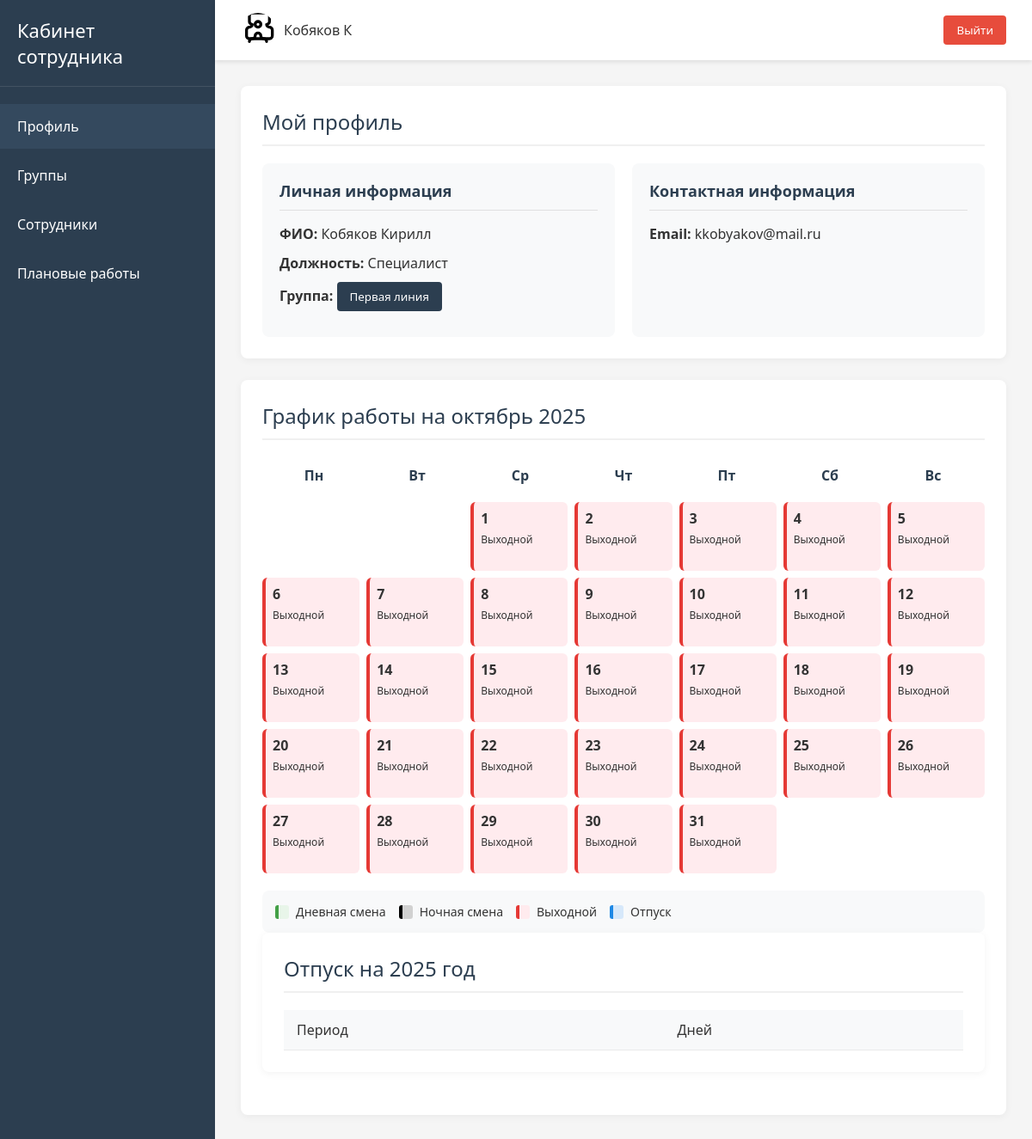
/profile/kkobyakov (signed in), run on an earlier commit of the app's database.
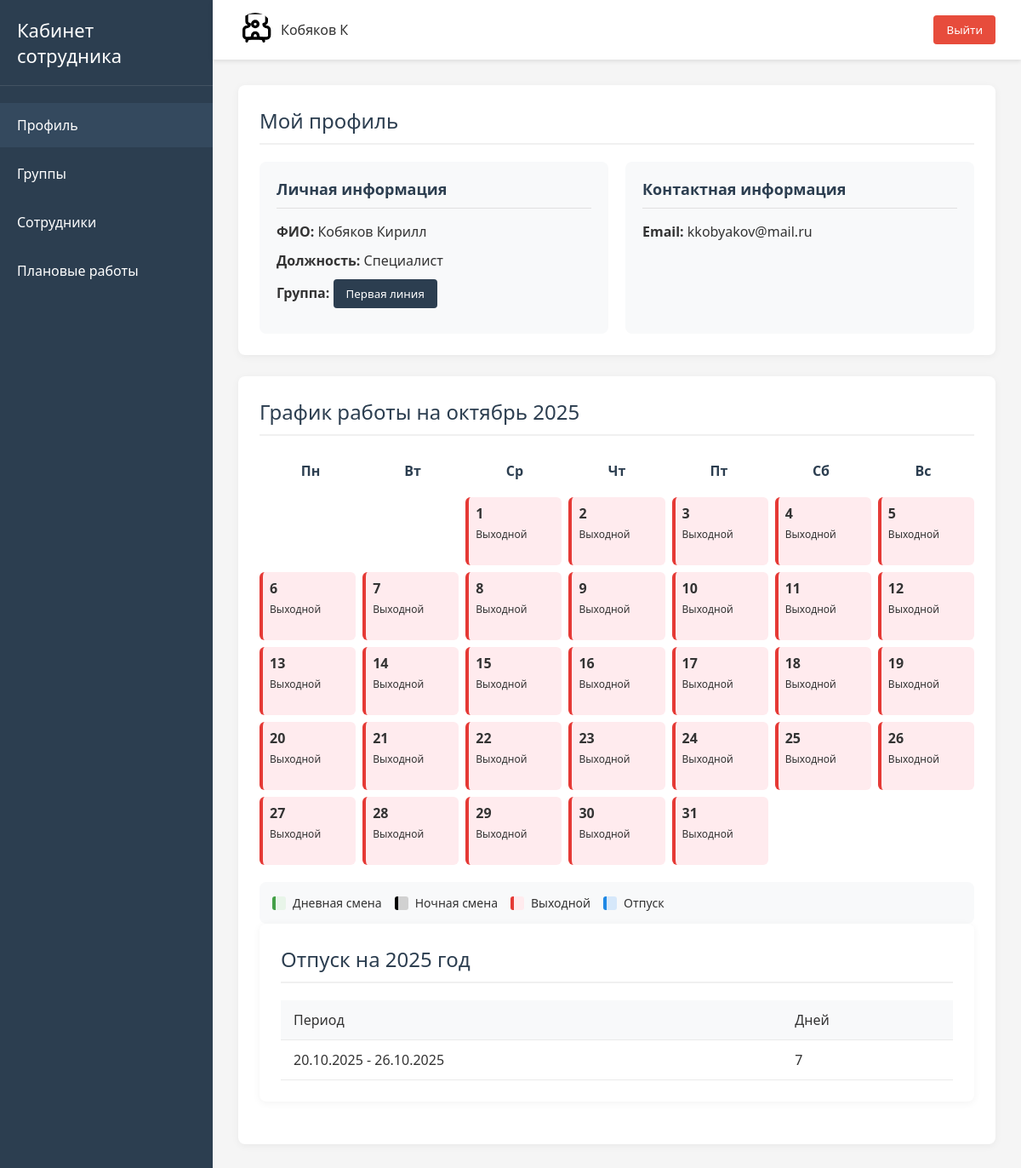
And on a later commit of the database.
### users/models.py (models this page shows, shortened)
class User(AbstractUser):
    email = models.EmailField("Email", unique=True)
    job_title = models.CharField("Должность", max_length=100)
    personnel_number = models.CharField(
        "Табельный номер",
        max_length=20,
        unique=True
    )
    group_job = models.ManyToManyField(
        "GroupJob",
        verbose_name="Группа сотрудника",
        related_name="users"
    )
    is_main = models.BooleanField("Босс этой качалки", default=False)
    USERNAME_FIELD = "username"
    REQUIRED_FIELDS = []
    objects = CustomUserManager()

class GroupJob(models.Model):
    title = models.CharField("Название", max_length=100, unique=True)
    class Meta:
        verbose_name = "Рабочая группа"
        verbose_name_plural = "Рабочие группы"

### lk/models.py (models this page shows, shortened)
class Holiday(models.Model):
    employee = models.ForeignKey(
        User,
        on_delete=models.SET_NULL,
        null=True,
        verbose_name="Сотрудник",
        related_name="holidays"
    )
    date = models.DateField(
        "Дата",
        null=True,
        blank=True
    )
    type = models.CharField(
        "Тип отпуска",
        max_length=50,
        choices=CHOICES_TYPE_HOLIDAY,
        null=True,
        blank=True
    )
    status = models.CharField(
        "Статус",
        max_length=15,
        choices=CHOICES_STATUS_HOLIDAY,
        null=True,
        blank=True
    )
    updated_at = models.DateTimeField("Дата обновления", auto_now_add=True)
    class Meta:
        verbose_name = "Отпуск"
        verbose_name_plural = "Отпуска"
        ordering = ("date",)
        constraints = [
            models.UniqueConstraint(
                fields=["date", "employee"],
                name='unique_holidays'
            )
        ]

### users/views.py (the view)
# urls.py: path("profile/<slug:username>", views.profile, name="profile"),
@login_required
def profile(request, username):
    employee = get_object_or_404(User, username=username)
    group = employee.group_job.filter().first()
    dates = days_month()
    calendar = {}
    for date in dates:
        work = employee.workshifts.filter(date_start=date).first()
        holiday = employee.holidays.filter(date=date).first()
        date_format = date.strftime("%Y-%m-%d")
        if work:
            calendar[date_format] = {
                "type": (
                    "day-night-shift"
                    if work.night_shift
                    else "day-shift-day"
                ),
                "time": (
                    f"{work.time_start.strftime('%H:%M')} - "
                    f"{work.time_end.strftime('%H:%M')}"
                )
            }
        elif holiday:
            calendar[date_format] = {"type": "day-vacation", "time": "Отпуск"}
        else:
            calendar[date_format] = {"type": "day-off", "time": "Выходной"}
    holidays = get_holidays_first_and_last_date(employee=employee)
    context = {
        "employee": employee,
        "group": group,
        "holidays": holidays,
        "calendar": json.dumps(calendar, cls=DjangoJSONEncoder)
    }
    return render(request, "employees/profile.html", context)

### utils/functions.py (called while the page is built)
def days_month(month: int | None = None, year: int | None = None) -> list[dt]:
    if not month and not year:
        month = timezone.now().month
        year = timezone.now().year
    elif not year:
        year = timezone.now().year
    elif not month:
        month = timezone.now().month
    _, count_day_month = monthrange(year, month)
    result: list[dt] = []
    for day in range(1, count_day_month + 1):
        result.append(dt(year, month, day))
    return result

### templates/employees/profile.html (shortened to what this page needs)
{% extends "base.html" %}
{% load static %}
{% block content %}
    <div class="section">
        <h2>Мой профиль</h2>
        <div class="info-blocks">
            <div class="info-block">
                <h3>Личная информация</h3>
                <p><strong>ФИО:</strong> {{ employee.last_name }} {{ employee.first_name }}</p>
                <p><strong>Должность:</strong> {{ employee.job_title }}</p>
                <p><strong>Группа:</strong>
                    {% if group %}
                        <a href="{% url 'users:groups_detail' group.id %}">
                            <button class="profile-btn">{{ group.title }}</button>
                        </a>
                    {% else %}
                        Группа отсутствует
                    {% endif %}
                </p>
            </div>
            <div class="info-block">
                <h3>Контактная информация</h3>
                <p><strong>Email:</strong> {{ employee.email }}</p>
            </div>
        </div>
    </div>
    <div class="section">
        <h2>График работы на октябрь 2025</h2>
        <div class="calendar">
            <div class="weekdays">
                <div class="weekday">Пн</div>
                <div class="weekday">Вт</div>
                <div class="weekday">Ср</div>
                <div class="weekday">Чт</div>
                <div class="weekday">Пт</div>
                <div class="weekday">Сб</div>
                <div class="weekday">Вс</div>
            </div>
            <div class="days-grid" id="calendar-days">
            </div>
                <div class="calendar-legend">
                <div class="legend-item legend-day-shift">
                    <div class="legend-color"></div>
                    <span>Дневная смена</span>
                </div>
                <div class="legend-item legend-night-shift">
                    <div class="legend-color"></div>
                    <span>Ночная смена</span>
                </div>
                <div class="legend-item legend-day-off">
                    <div class="legend-color"></div>
                    <span>Выходной</span>
                </div>
                <div class="legend-item legend-vacation">
                    <div class="legend-color"></div>
                    <span>Отпуск</span>
                </div>
        </div>
    </div>
        <div class="section">
            <h2>Отпуск на 2025 год</h2>
            <table class="schedule-table">
                <thead>
                    <tr>
                        <th>Период</th>
                        <th>Дней</th>
                    </tr>
                </thead>
                <tbody>
                    {% for holiday in holidays %}
                    <tr>
                        <td>{{ holiday.first_day|date:"d.m.Y" }} - {{ holiday.last_day|date:"d.m.Y" }}</td>
                        <td>{{ holiday.count }}</td>
                    </tr>
                    {% endfor %}
                </tbody>
            </table>
        </div>
    </div>
{% endblock %}

### templates/base.html (shortened to what this page needs)
{% load static %}
<!DOCTYPE html>
<html lang="ru">
<head>
    <link rel="stylesheet" href="{% static 'css/main.css' %}">
    <link rel="stylesheet" href="{% static 'css/sidebar.css' %}">
    <link rel="stylesheet" href="{% static 'css/header.css' %}">
    <link rel="stylesheet" href="{% static 'css/sections.css' %}">
    <link rel="stylesheet" href="{% static 'css/groups_detail.css' %}">
    <link rel="stylesheet" href="{% static 'css/profile.css' %}">
    <link rel="stylesheet" href="{% static 'css/downtime.css' %}">
</head>
<body>
    <aside class="sidebar">
        <div class="logo">
            <h2>Кабинет сотрудника</h2>
        </div>
        {% with request.resolver_match.view_name as view_name %}
        <ul class="nav-links">
            <li><a href="{% url 'users:profile' user.username %}" class="{% if view_name == 'users:profile' %} active {% endif %}">Профиль</a></li>
            <li><a href="{% url 'users:groups' %}" class="{% if view_name == 'users:groups'%} active  {% endif %}">Группы</a></li>
            <li><a href="{% url 'users:employees' %}" class="{% if view_name == 'users:employees' %} active {% endif %}">Сотрудники</a></li>
            <li><a href="{% url 'downtimes:downtime' %}" class="{% if view_name == 'downtimes:downtime' %} active {% endif %}">Плановые работы</a></li>
        </ul>
        {% endwith %}
    </aside>
    <main class="main-content">
        {% include "header.html" %}
        <section class="content" id="content">
            {% block content %}{% endblock %}
        </section>
    </main>
</body>
</html>

### templates/header.html (shortened to what this page needs)
<header class="header">
    <div class="user-info">
        <img alt="User">
        <span>{{ user.last_name }} {{ user.first_name|slice:":1" }}</span>
    </div>
    <form action="{% url 'users:logout' %}" method="post" class="logout-form">
        <button class="logout-btn">Выйти</button>
    </form>
</header>

### static/css/main.css (style rules this page uses)
* { margin: 0; padding: 0; box-sizing: border-box; font-family: 'Segoe UI', Tahoma, Geneva, Verdana, sans-serif; }
body { display: flex; min-height: 100vh; background-color: #f5f5f5; color: #333; }
.main-content { flex-grow: 1; display: flex; flex-direction: column; }
.content { padding: 30px; flex-grow: 1; }
.info-blocks { display: flex; flex-wrap: wrap; gap: 20px; }
.info-block { background-color: #f8f9fa; border-radius: 6px; padding: 15px; flex: 1 0 calc(33.333% - 20px); min-width: 250px; }
.info-block h3 { margin-bottom: 10px; color: #2c3e50; font-size: 16px; }
table { width: 100%; border-collapse: collapse; margin-top: 10px; }
table th, table td { padding: 12px 15px; text-align: left; border-bottom: 1px solid #eaeaea; }
table th { background-color: #f8f9fa; font-weight: 500; }
.section { background-color: white; border-radius: 8px; padding: 20px; margin-bottom: 20px; box-shadow: 0 2px 10px rgba(0, 0, 0, 0.05); }
.section h2 { margin-bottom: 15px; color: #2c3e50; font-weight: 500; }

### static/css/sidebar.css (style rules this page uses)
.sidebar { width: 250px; background-color: #2c3e50; color: white; padding: 20px 0; display: flex; flex-direction: column; }
.logo { padding: 0 20px 20px; border-bottom: 1px solid rgba(255, 255, 255, 0.1); margin-bottom: 20px; }
.logo h2 { font-weight: 500; font-size: 22px; }
.nav-links { list-style: none; flex-grow: 1; }
.nav-links li { margin-bottom: 5px; }
.nav-links a { display: block; color: white; text-decoration: none; padding: 15px 20px; transition: background-color 0.3s; }
.nav-links a:hover, .nav-links a.active { background-color: #34495e; }

### static/css/header.css (style rules this page uses)
.header { background-color: white; padding: 15px 30px; display: flex; justify-content: space-between; align-items: center; box-shadow: 0 2px 5px rgba(0, 0, 0, 0.1); }
.user-info { display: flex; align-items: center; }
.user-info img { width: 40px; height: 40px; border-radius: 50%; margin-right: 10px; object-fit: cover; }
.logout-btn { background-color: #e74c3c; color: white; border: none; padding: 8px 15px; border-radius: 4px; cursor: pointer; transition: background-color 0.3s; }

### static/css/groups_detail.css (style rules this page uses)
.profile-btn { background-color: #2c3e50; color: white; border: none; padding: 8px 15px; border-radius: 4px; cursor: pointer; transition: background-color 0.3s; }

### static/css/profile.css (style rules this page uses)
.section { background-color: white; border-radius: 8px; padding: 25px; margin-bottom: 25px; box-shadow: 0 2px 10px rgba(0, 0, 0, 0.05); }
.section h2 { margin-bottom: 20px; color: #2c3e50; font-weight: 500; padding-bottom: 10px; border-bottom: 2px solid #f0f0f0; }
.info-blocks { display: flex; flex-wrap: wrap; gap: 20px; }
.info-block { background-color: #f8f9fa; border-radius: 8px; padding: 20px; flex: 1 0 calc(50% - 20px); min-width: 300px; }
.info-block h3 { margin-bottom: 15px; color: #2c3e50; font-size: 18px; padding-bottom: 10px; border-bottom: 1px solid #e0e0e0; }
.info-block p { margin-bottom: 10px; line-height: 1.5; }
.calendar { width: 100%; margin-top: 20px; }
.weekdays { display: grid; grid-template-columns: repeat(7, 1fr); text-align: center; font-weight: 600; margin-bottom: 10px; color: #2c3e50; }
.weekday { padding: 10px; }
.days-grid { display: grid; grid-template-columns: repeat(7, 1fr); gap: 8px; }
.calendar-legend { display: flex; flex-wrap: wrap; gap: 15px; margin-top: 20px; padding: 15px; background-color: #f8f9fa; border-radius: 8px; }
.legend-item { display: flex; align-items: center; gap: 8px; font-size: 14px; }
.legend-color { width: 16px; height: 16px; border-radius: 3px; }
.legend-day-off .legend-color { background-color: #ffebee; border-left: 4px solid #e53935; }
.legend-day-shift .legend-color { background-color: #e8f5e9; border-left: 4px solid #43a047; }
.legend-night-shift .legend-color { background-color: #d1d1d1; border-left: 4px solid #000000; }
.legend-vacation .legend-color { background-color: #d6e8fa; border-left: 4px solid #1e88e5; }
.schedule-table { width: 100%; border-collapse: collapse; margin-top: 10px; }
.schedule-table th, .schedule-table td { padding: 12px 15px; text-align: left; border-bottom: 1px solid #eaeaea; }
.schedule-table th { background-color: #f8f9fa; font-weight: 500; }

What changed in the data, as far as the page shows it:
added Holiday: first_day "20.10.2025"
added Holiday: last_day "26.10.2025"
Also different on the page:
new list line: "- 7"
